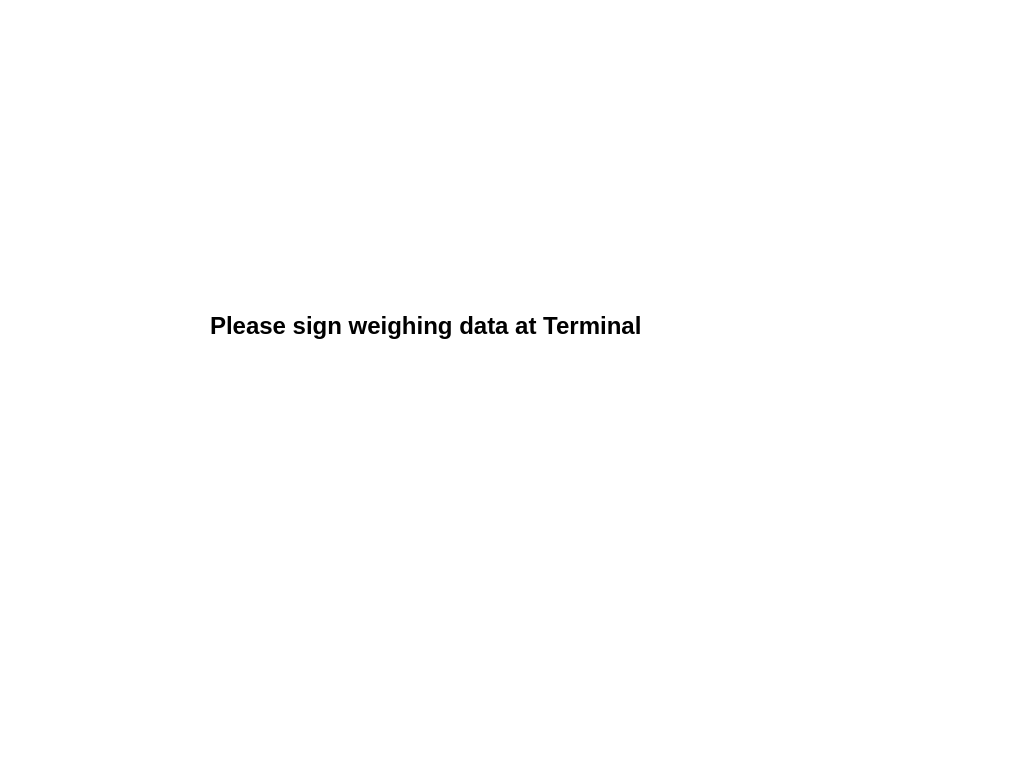
<?xml version="1.0" encoding="UTF-8"?>
<ui version="4.0">
 <class>MainWindow</class>
 <widget class="QMainWindow" name="MainWindow">
  <property name="geometry">
   <rect>
    <x>0</x>
    <y>0</y>
    <width>1024</width>
    <height>768</height>
   </rect>
  </property>
  <property name="windowTitle">
   <string>MainWindow</string>
  </property>
  <property name="styleSheet">
   <string notr="true">background: #fff;</string>
  </property>
  <widget class="QWidget" name="centralwidget">
   <widget class="QLabel" name="label_2">
    <property name="geometry">
     <rect>
      <x>440</x>
      <y>140</y>
      <width>121</width>
      <height>101</height>
     </rect>
    </property>
    <property name="styleSheet">
     <string notr="true">background: transparent;</string>
    </property>
    <property name="text">
     <string/>
    </property>
    <property name="pixmap">
     <pixmap>../../../../backup/images/error.png</pixmap>
    </property>
    <property name="scaledContents">
     <bool>true</bool>
    </property>
   </widget>
   <widget class="QLabel" name="label_3">
    <property name="geometry">
     <rect>
      <x>210</x>
      <y>300</y>
      <width>521</width>
      <height>51</height>
     </rect>
    </property>
    <property name="font">
     <font>
      <pointsize>18</pointsize>
      <weight>75</weight>
      <bold>true</bold>
     </font>
    </property>
    <property name="autoFillBackground">
     <bool>false</bool>
    </property>
    <property name="styleSheet">
     <string notr="true">font-weight: bold;
background: transparent;</string>
    </property>
    <property name="text">
     <string>Please sign weighing data at Terminal</string>
    </property>
   </widget>
   <widget class="QPushButton" name="backButton">
    <property name="geometry">
     <rect>
      <x>60</x>
      <y>550</y>
      <width>151</width>
      <height>111</height>
     </rect>
    </property>
    <property name="styleSheet">
     <string notr="true">border:none;</string>
    </property>
    <property name="text">
     <string/>
    </property>
    <property name="icon">
     <iconset>
      <normaloff>img/BackArrow.png</normaloff>img/BackArrow.png</iconset>
    </property>
    <property name="iconSize">
     <size>
      <width>103</width>
      <height>105</height>
     </size>
    </property>
   </widget>
   <widget class="QLabel" name="label">
    <property name="geometry">
     <rect>
      <x>400</x>
      <y>150</y>
      <width>124</width>
      <height>96</height>
     </rect>
    </property>
    <property name="text">
     <string/>
    </property>
    <property name="pixmap">
     <pixmap>img/trackpad.png</pixmap>
    </property>
    <property name="scaledContents">
     <bool>true</bool>
    </property>
   </widget>
   <widget class="QPushButton" name="nextButtom">
    <property name="geometry">
     <rect>
      <x>840</x>
      <y>550</y>
      <width>151</width>
      <height>111</height>
     </rect>
    </property>
    <property name="styleSheet">
     <string notr="true">border: none;</string>
    </property>
    <property name="text">
     <string/>
    </property>
    <property name="icon">
     <iconset>
      <normaloff>img/NextArrow.png</normaloff>img/NextArrow.png</iconset>
    </property>
    <property name="iconSize">
     <size>
      <width>103</width>
      <height>105</height>
     </size>
    </property>
   </widget>
   <widget class="QLabel" name="label_4">
    <property name="geometry">
     <rect>
      <x>720</x>
      <y>20</y>
      <width>281</width>
      <height>81</height>
     </rect>
    </property>
    <property name="text">
     <string/>
    </property>
    <property name="pixmap">
     <pixmap>img/Logo.png</pixmap>
    </property>
    <property name="scaledContents">
     <bool>true</bool>
    </property>
   </widget>
  </widget>
  <widget class="QMenuBar" name="menubar">
   <property name="geometry">
    <rect>
     <x>0</x>
     <y>0</y>
     <width>1024</width>
     <height>20</height>
    </rect>
   </property>
  </widget>
  <widget class="QStatusBar" name="statusbar"/>
 </widget>
 <resources/>
 <connections/>
</ui>
